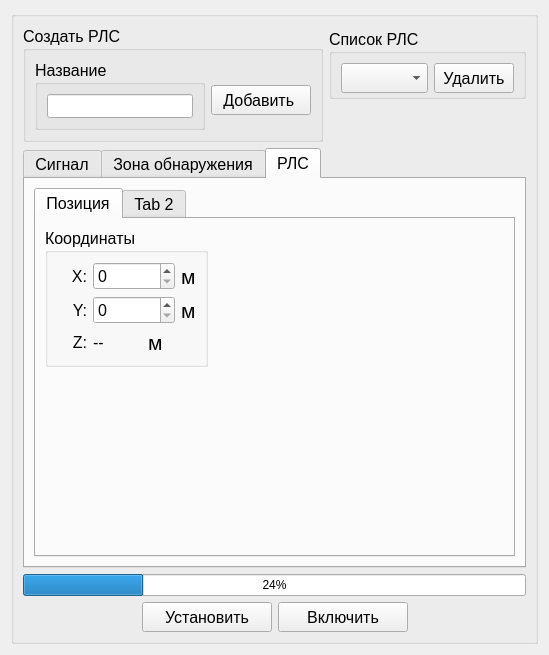
<?xml version="1.0" encoding="UTF-8"?>
<ui version="4.0">
 <class>optRLSwindow</class>
 <widget class="QWidget" name="optRLSwindow">
  <property name="geometry">
   <rect>
    <x>0</x>
    <y>0</y>
    <width>549</width>
    <height>636</height>
   </rect>
  </property>
  <property name="windowTitle">
   <string>Form</string>
  </property>
  <layout class="QHBoxLayout" name="horizontalLayout_19">
   <item>
    <widget class="QGroupBox" name="mainGroupBox">
     <property name="title">
      <string/>
     </property>
     <layout class="QVBoxLayout" name="verticalLayout_6">
      <item>
       <layout class="QHBoxLayout" name="horizontalLayout_10">
        <item>
         <widget class="QGroupBox" name="addRLSGroupBox">
          <property name="maximumSize">
           <size>
            <width>300</width>
            <height>999</height>
           </size>
          </property>
          <property name="font">
           <font>
            <pointsize>12</pointsize>
           </font>
          </property>
          <property name="title">
           <string>Создать РЛС</string>
          </property>
          <layout class="QHBoxLayout" name="horizontalLayout_7">
           <item>
            <layout class="QVBoxLayout" name="verticalLayout_16">
             <item>
              <widget class="QGroupBox" name="nameNewRLSGroupBox">
               <property name="maximumSize">
                <size>
                 <width>16777215</width>
                 <height>70</height>
                </size>
               </property>
               <property name="font">
                <font>
                 <pointsize>12</pointsize>
                </font>
               </property>
               <property name="title">
                <string>Название</string>
               </property>
               <layout class="QHBoxLayout" name="horizontalLayout_8">
                <item>
                 <widget class="QLineEdit" name="nameNewRLSLineEdit">
                  <property name="font">
                   <font>
                    <pointsize>12</pointsize>
                   </font>
                  </property>
                 </widget>
                </item>
               </layout>
              </widget>
             </item>
            </layout>
           </item>
           <item>
            <layout class="QVBoxLayout" name="verticalLayout_8">
             <item>
              <spacer name="verticalSpacer_3">
               <property name="orientation">
                <enum>Qt::Vertical</enum>
               </property>
               <property name="sizeType">
                <enum>QSizePolicy::Fixed</enum>
               </property>
               <property name="sizeHint" stdset="0">
                <size>
                 <width>20</width>
                 <height>10</height>
                </size>
               </property>
              </spacer>
             </item>
             <item>
              <widget class="QPushButton" name="createRLSButton">
               <property name="minimumSize">
                <size>
                 <width>100</width>
                 <height>30</height>
                </size>
               </property>
               <property name="maximumSize">
                <size>
                 <width>100</width>
                 <height>16777215</height>
                </size>
               </property>
               <property name="font">
                <font>
                 <pointsize>12</pointsize>
                </font>
               </property>
               <property name="text">
                <string>Добавить </string>
               </property>
              </widget>
             </item>
            </layout>
           </item>
          </layout>
         </widget>
        </item>
        <item>
         <layout class="QVBoxLayout" name="verticalLayout_7">
          <item>
           <widget class="QGroupBox" name="listRLSGroupBox">
            <property name="maximumSize">
             <size>
              <width>16777215</width>
              <height>70</height>
             </size>
            </property>
            <property name="font">
             <font>
              <pointsize>12</pointsize>
             </font>
            </property>
            <property name="title">
             <string>Список РЛС</string>
            </property>
            <layout class="QHBoxLayout" name="horizontalLayout_9">
             <item>
              <widget class="QComboBox" name="listRLSComboBox">
               <property name="minimumSize">
                <size>
                 <width>0</width>
                 <height>30</height>
                </size>
               </property>
               <property name="font">
                <font>
                 <pointsize>12</pointsize>
                </font>
               </property>
              </widget>
             </item>
             <item>
              <widget class="QPushButton" name="removeRLSButton">
               <property name="minimumSize">
                <size>
                 <width>80</width>
                 <height>30</height>
                </size>
               </property>
               <property name="maximumSize">
                <size>
                 <width>80</width>
                 <height>16777215</height>
                </size>
               </property>
               <property name="font">
                <font>
                 <pointsize>12</pointsize>
                </font>
               </property>
               <property name="text">
                <string>Удалить</string>
               </property>
              </widget>
             </item>
            </layout>
           </widget>
          </item>
          <item>
           <spacer name="verticalSpacer_5">
            <property name="orientation">
             <enum>Qt::Vertical</enum>
            </property>
            <property name="sizeType">
             <enum>QSizePolicy::Ignored</enum>
            </property>
            <property name="sizeHint" stdset="0">
             <size>
              <width>20</width>
              <height>40</height>
             </size>
            </property>
           </spacer>
          </item>
         </layout>
        </item>
       </layout>
      </item>
      <item>
       <widget class="QTabWidget" name="generateDVOptTabWidget">
        <property name="font">
         <font>
          <pointsize>12</pointsize>
         </font>
        </property>
        <property name="currentIndex">
         <number>2</number>
        </property>
        <widget class="QWidget" name="tab_3">
         <attribute name="title">
          <string>Сигнал</string>
         </attribute>
         <layout class="QVBoxLayout" name="verticalLayout_13">
          <item>
           <widget class="QGroupBox" name="optionsGroupBox">
            <property name="font">
             <font>
              <pointsize>12</pointsize>
             </font>
            </property>
            <property name="title">
             <string>Параметры</string>
            </property>
            <layout class="QVBoxLayout" name="verticalLayout_11">
             <item>
              <widget class="QTabWidget" name="tabWidget">
               <property name="font">
                <font>
                 <pointsize>11</pointsize>
                </font>
               </property>
               <property name="currentIndex">
                <number>0</number>
               </property>
               <widget class="QWidget" name="tab">
                <attribute name="title">
                 <string>Антены</string>
                </attribute>
                <layout class="QVBoxLayout" name="verticalLayout_9">
                 <item>
                  <layout class="QHBoxLayout" name="horizontalLayout_17">
                   <item>
                    <widget class="QGroupBox" name="RmaxGroupBox">
                     <property name="minimumSize">
                      <size>
                       <width>0</width>
                       <height>0</height>
                      </size>
                     </property>
                     <property name="font">
                      <font>
                       <pointsize>10</pointsize>
                      </font>
                     </property>
                     <property name="title">
                      <string>Rmax:</string>
                     </property>
                     <layout class="QHBoxLayout" name="horizontalLayout_5">
                      <item>
                       <widget class="QSpinBox" name="RmaxSpinBox">
                        <property name="font">
                         <font>
                          <pointsize>12</pointsize>
                         </font>
                        </property>
                        <property name="minimum">
                         <number>250</number>
                        </property>
                        <property name="maximum">
                         <number>10000</number>
                        </property>
                       </widget>
                      </item>
                     </layout>
                    </widget>
                   </item>
                   <item>
                    <spacer name="horizontalSpacer">
                     <property name="orientation">
                      <enum>Qt::Horizontal</enum>
                     </property>
                     <property name="sizeHint" stdset="0">
                      <size>
                       <width>150</width>
                       <height>20</height>
                      </size>
                     </property>
                    </spacer>
                   </item>
                  </layout>
                 </item>
                 <item>
                  <spacer name="verticalSpacer_7">
                   <property name="orientation">
                    <enum>Qt::Vertical</enum>
                   </property>
                   <property name="sizeHint" stdset="0">
                    <size>
                     <width>20</width>
                     <height>40</height>
                    </size>
                   </property>
                  </spacer>
                 </item>
                </layout>
               </widget>
               <widget class="QWidget" name="tab_2">
                <attribute name="title">
                 <string>Моделирования сигнала</string>
                </attribute>
                <layout class="QVBoxLayout" name="verticalLayout_12">
                 <item>
                  <widget class="QGroupBox" name="deltaZDGroupBox">
                   <property name="font">
                    <font>
                     <pointsize>12</pointsize>
                    </font>
                   </property>
                   <property name="title">
                    <string>Дискретность</string>
                   </property>
                   <layout class="QVBoxLayout" name="verticalLayout_15">
                    <item>
                     <widget class="QGroupBox" name="groupBox">
                      <property name="font">
                       <font>
                        <pointsize>12</pointsize>
                       </font>
                      </property>
                      <property name="title">
                       <string>Горизонтальные дискреты</string>
                      </property>
                      <layout class="QHBoxLayout" name="horizontalLayout_18">
                       <item>
                        <widget class="QSpinBox" name="countHorVecZDSpinBox">
                         <property name="maximumSize">
                          <size>
                           <width>200</width>
                           <height>16777215</height>
                          </size>
                         </property>
                         <property name="minimum">
                          <number>900</number>
                         </property>
                         <property name="maximum">
                          <number>4000</number>
                         </property>
                        </widget>
                       </item>
                       <item>
                        <spacer name="horizontalSpacer_6">
                         <property name="orientation">
                          <enum>Qt::Horizontal</enum>
                         </property>
                         <property name="sizeHint" stdset="0">
                          <size>
                           <width>40</width>
                           <height>20</height>
                          </size>
                         </property>
                        </spacer>
                       </item>
                      </layout>
                     </widget>
                    </item>
                    <item>
                     <widget class="QGroupBox" name="groupBox_2">
                      <property name="font">
                       <font>
                        <pointsize>12</pointsize>
                       </font>
                      </property>
                      <property name="title">
                       <string>Вертикальные дискреты</string>
                      </property>
                      <layout class="QHBoxLayout" name="horizontalLayout_12">
                       <item>
                        <widget class="QSpinBox" name="countPointsDVSpinBox">
                         <property name="maximumSize">
                          <size>
                           <width>200</width>
                           <height>16777215</height>
                          </size>
                         </property>
                         <property name="minimum">
                          <number>60</number>
                         </property>
                         <property name="maximum">
                          <number>600</number>
                         </property>
                        </widget>
                       </item>
                       <item>
                        <spacer name="horizontalSpacer_8">
                         <property name="orientation">
                          <enum>Qt::Horizontal</enum>
                         </property>
                         <property name="sizeHint" stdset="0">
                          <size>
                           <width>40</width>
                           <height>20</height>
                          </size>
                         </property>
                        </spacer>
                       </item>
                      </layout>
                     </widget>
                    </item>
                   </layout>
                  </widget>
                 </item>
                 <item>
                  <spacer name="verticalSpacer">
                   <property name="orientation">
                    <enum>Qt::Vertical</enum>
                   </property>
                   <property name="sizeType">
                    <enum>QSizePolicy::Expanding</enum>
                   </property>
                   <property name="sizeHint" stdset="0">
                    <size>
                     <width>20</width>
                     <height>40</height>
                    </size>
                   </property>
                  </spacer>
                 </item>
                </layout>
               </widget>
              </widget>
             </item>
             <item>
              <layout class="QHBoxLayout" name="horizontalLayout_4">
               <item>
                <layout class="QVBoxLayout" name="verticalLayout">
                 <item>
                  <widget class="QProgressBar" name="setOptRLSProgressBar">
                   <property name="value">
                    <number>24</number>
                   </property>
                  </widget>
                 </item>
                 <item>
                  <layout class="QHBoxLayout" name="horizontalLayout_2">
                   <item>
                    <spacer name="horizontalSpacer_5">
                     <property name="orientation">
                      <enum>Qt::Horizontal</enum>
                     </property>
                     <property name="sizeHint" stdset="0">
                      <size>
                       <width>40</width>
                       <height>20</height>
                      </size>
                     </property>
                    </spacer>
                   </item>
                   <item>
                    <layout class="QHBoxLayout" name="horizontalLayout_6">
                     <item>
                      <layout class="QVBoxLayout" name="verticalLayout_4">
                       <item>
                        <widget class="QPushButton" name="setOptZDvertButton">
                         <property name="minimumSize">
                          <size>
                           <width>90</width>
                           <height>30</height>
                          </size>
                         </property>
                         <property name="maximumSize">
                          <size>
                           <width>90</width>
                           <height>16777215</height>
                          </size>
                         </property>
                         <property name="font">
                          <font>
                           <pointsize>11</pointsize>
                          </font>
                         </property>
                         <property name="text">
                          <string>Применить</string>
                         </property>
                        </widget>
                       </item>
                       <item>
                        <spacer name="verticalSpacer_4">
                         <property name="orientation">
                          <enum>Qt::Vertical</enum>
                         </property>
                         <property name="sizeHint" stdset="0">
                          <size>
                           <width>20</width>
                           <height>40</height>
                          </size>
                         </property>
                        </spacer>
                       </item>
                      </layout>
                     </item>
                    </layout>
                   </item>
                  </layout>
                 </item>
                 <item>
                  <spacer name="verticalSpacer_8">
                   <property name="orientation">
                    <enum>Qt::Vertical</enum>
                   </property>
                   <property name="sizeHint" stdset="0">
                    <size>
                     <width>20</width>
                     <height>40</height>
                    </size>
                   </property>
                  </spacer>
                 </item>
                </layout>
               </item>
              </layout>
             </item>
            </layout>
           </widget>
          </item>
         </layout>
        </widget>
        <widget class="QWidget" name="tab_4">
         <attribute name="title">
          <string>Зона обнаружения</string>
         </attribute>
         <layout class="QVBoxLayout" name="verticalLayout_14">
          <item>
           <widget class="QGroupBox" name="ZDvertGroupBox">
            <property name="font">
             <font>
              <pointsize>12</pointsize>
             </font>
            </property>
            <property name="title">
             <string>Зона обнаружения в вертикальной плоскости</string>
            </property>
            <property name="alignment">
             <set>Qt::AlignCenter</set>
            </property>
            <layout class="QVBoxLayout" name="verticalLayout_3">
             <item>
              <widget class="QCustomPlot" name="graphicDVWidget" native="true">
               <property name="minimumSize">
                <size>
                 <width>400</width>
                 <height>230</height>
                </size>
               </property>
              </widget>
             </item>
            </layout>
           </widget>
          </item>
          <item>
           <widget class="QGroupBox" name="HRLSgroupBox">
            <property name="maximumSize">
             <size>
              <width>16777215</width>
              <height>100</height>
             </size>
            </property>
            <property name="font">
             <font>
              <pointsize>12</pointsize>
             </font>
            </property>
            <property name="title">
             <string>Срез высоты ЗО</string>
            </property>
            <layout class="QVBoxLayout" name="verticalLayout_5">
             <item>
              <layout class="QHBoxLayout" name="horizontalLayout_13">
               <item>
                <widget class="QSlider" name="hZDSlider">
                 <property name="orientation">
                  <enum>Qt::Horizontal</enum>
                 </property>
                </widget>
               </item>
               <item>
                <widget class="QSpinBox" name="hZDspinBox">
                 <property name="minimum">
                  <number>5</number>
                 </property>
                 <property name="maximum">
                  <number>10000</number>
                 </property>
                </widget>
               </item>
               <item>
                <widget class="QLabel" name="mLabel_4">
                 <property name="font">
                  <font>
                   <pointsize>16</pointsize>
                  </font>
                 </property>
                 <property name="text">
                  <string>м</string>
                 </property>
                </widget>
               </item>
               <item>
                <widget class="QLabel" name="colorHLabel">
                 <property name="minimumSize">
                  <size>
                   <width>40</width>
                   <height>30</height>
                  </size>
                 </property>
                 <property name="maximumSize">
                  <size>
                   <width>40</width>
                   <height>30</height>
                  </size>
                 </property>
                 <property name="text">
                  <string/>
                 </property>
                </widget>
               </item>
              </layout>
             </item>
            </layout>
           </widget>
          </item>
         </layout>
        </widget>
        <widget class="QWidget" name="tab_6">
         <attribute name="title">
          <string>РЛС</string>
         </attribute>
         <layout class="QVBoxLayout" name="verticalLayout_2">
          <item>
           <widget class="QTabWidget" name="rlsTabWidget">
            <property name="currentIndex">
             <number>0</number>
            </property>
            <widget class="QWidget" name="tab_5">
             <attribute name="title">
              <string>Позиция</string>
             </attribute>
             <layout class="QVBoxLayout" name="verticalLayout_17">
              <item>
               <layout class="QHBoxLayout" name="horizontalLayout_11">
                <item>
                 <widget class="QGroupBox" name="coordRLSgroupBox">
                  <property name="font">
                   <font>
                    <pointsize>12</pointsize>
                   </font>
                  </property>
                  <property name="title">
                   <string>Координаты</string>
                  </property>
                  <layout class="QVBoxLayout" name="verticalLayout_10">
                   <item>
                    <layout class="QHBoxLayout" name="horizontalLayout_15">
                     <item>
                      <widget class="QLabel" name="xRLSLabel">
                       <property name="minimumSize">
                        <size>
                         <width>30</width>
                         <height>0</height>
                        </size>
                       </property>
                       <property name="maximumSize">
                        <size>
                         <width>30</width>
                         <height>16777215</height>
                        </size>
                       </property>
                       <property name="font">
                        <font>
                         <pointsize>12</pointsize>
                        </font>
                       </property>
                       <property name="text">
                        <string>X:</string>
                       </property>
                       <property name="alignment">
                        <set>Qt::AlignRight|Qt::AlignTrailing|Qt::AlignVCenter</set>
                       </property>
                      </widget>
                     </item>
                     <item>
                      <widget class="QSpinBox" name="xRLSspinBox">
                       <property name="minimumSize">
                        <size>
                         <width>50</width>
                         <height>0</height>
                        </size>
                       </property>
                       <property name="maximumSize">
                        <size>
                         <width>400</width>
                         <height>16777215</height>
                        </size>
                       </property>
                       <property name="maximum">
                        <number>999999999</number>
                       </property>
                      </widget>
                     </item>
                     <item>
                      <widget class="QLabel" name="mLabel_2">
                       <property name="font">
                        <font>
                         <pointsize>16</pointsize>
                        </font>
                       </property>
                       <property name="text">
                        <string>м</string>
                       </property>
                      </widget>
                     </item>
                    </layout>
                   </item>
                   <item>
                    <layout class="QHBoxLayout" name="horizontalLayout_14">
                     <item>
                      <widget class="QLabel" name="yRLSLabel">
                       <property name="minimumSize">
                        <size>
                         <width>30</width>
                         <height>0</height>
                        </size>
                       </property>
                       <property name="maximumSize">
                        <size>
                         <width>30</width>
                         <height>16777215</height>
                        </size>
                       </property>
                       <property name="font">
                        <font>
                         <pointsize>12</pointsize>
                        </font>
                       </property>
                       <property name="text">
                        <string>Y:</string>
                       </property>
                       <property name="alignment">
                        <set>Qt::AlignRight|Qt::AlignTrailing|Qt::AlignVCenter</set>
                       </property>
                      </widget>
                     </item>
                     <item>
                      <widget class="QSpinBox" name="yRLSspinBox">
                       <property name="minimumSize">
                        <size>
                         <width>50</width>
                         <height>0</height>
                        </size>
                       </property>
                       <property name="maximumSize">
                        <size>
                         <width>400</width>
                         <height>16777215</height>
                        </size>
                       </property>
                       <property name="maximum">
                        <number>999999999</number>
                       </property>
                      </widget>
                     </item>
                     <item>
                      <widget class="QLabel" name="mLabel_3">
                       <property name="font">
                        <font>
                         <pointsize>16</pointsize>
                        </font>
                       </property>
                       <property name="text">
                        <string>м</string>
                       </property>
                      </widget>
                     </item>
                    </layout>
                   </item>
                   <item>
                    <layout class="QHBoxLayout" name="horizontalLayout_21">
                     <item>
                      <widget class="QLabel" name="zRLSLabel">
                       <property name="maximumSize">
                        <size>
                         <width>30</width>
                         <height>16777215</height>
                        </size>
                       </property>
                       <property name="font">
                        <font>
                         <pointsize>12</pointsize>
                        </font>
                       </property>
                       <property name="text">
                        <string>Z:</string>
                       </property>
                       <property name="alignment">
                        <set>Qt::AlignRight|Qt::AlignTrailing|Qt::AlignVCenter</set>
                       </property>
                      </widget>
                     </item>
                     <item>
                      <widget class="QLabel" name="zValueRLSLabel">
                       <property name="text">
                        <string>--</string>
                       </property>
                      </widget>
                     </item>
                     <item>
                      <widget class="QLabel" name="mLabel_6">
                       <property name="font">
                        <font>
                         <pointsize>16</pointsize>
                        </font>
                       </property>
                       <property name="text">
                        <string>м</string>
                       </property>
                      </widget>
                     </item>
                    </layout>
                   </item>
                  </layout>
                 </widget>
                </item>
                <item>
                 <spacer name="horizontalSpacer_2">
                  <property name="orientation">
                   <enum>Qt::Horizontal</enum>
                  </property>
                  <property name="sizeHint" stdset="0">
                   <size>
                    <width>40</width>
                    <height>20</height>
                   </size>
                  </property>
                 </spacer>
                </item>
               </layout>
              </item>
              <item>
               <spacer name="verticalSpacer_2">
                <property name="orientation">
                 <enum>Qt::Vertical</enum>
                </property>
                <property name="sizeHint" stdset="0">
                 <size>
                  <width>198</width>
                  <height>222</height>
                 </size>
                </property>
               </spacer>
              </item>
             </layout>
            </widget>
            <widget class="QWidget" name="tab_7">
             <attribute name="title">
              <string>Tab 2</string>
             </attribute>
            </widget>
           </widget>
          </item>
         </layout>
        </widget>
       </widget>
      </item>
      <item>
       <widget class="QProgressBar" name="setRLSprogressBar">
        <property name="value">
         <number>24</number>
        </property>
       </widget>
      </item>
      <item>
       <layout class="QHBoxLayout" name="horizontalLayout_16">
        <item>
         <spacer name="horizontalSpacer_7">
          <property name="orientation">
           <enum>Qt::Horizontal</enum>
          </property>
          <property name="sizeHint" stdset="0">
           <size>
            <width>40</width>
            <height>20</height>
           </size>
          </property>
         </spacer>
        </item>
        <item>
         <widget class="QPushButton" name="setCoordRLSpushButton">
          <property name="minimumSize">
           <size>
            <width>130</width>
            <height>30</height>
           </size>
          </property>
          <property name="font">
           <font>
            <pointsize>12</pointsize>
           </font>
          </property>
          <property name="text">
           <string>Установить</string>
          </property>
         </widget>
        </item>
        <item>
         <widget class="QPushButton" name="on_off_RLS_Button">
          <property name="minimumSize">
           <size>
            <width>130</width>
            <height>30</height>
           </size>
          </property>
          <property name="font">
           <font>
            <pointsize>12</pointsize>
           </font>
          </property>
          <property name="text">
           <string>Включить</string>
          </property>
         </widget>
        </item>
        <item>
         <spacer name="horizontalSpacer_15">
          <property name="orientation">
           <enum>Qt::Horizontal</enum>
          </property>
          <property name="sizeHint" stdset="0">
           <size>
            <width>40</width>
            <height>20</height>
           </size>
          </property>
         </spacer>
        </item>
       </layout>
      </item>
     </layout>
    </widget>
   </item>
  </layout>
 </widget>
 <customwidgets>
  <customwidget>
   <class>QCustomPlot</class>
   <extends>QWidget</extends>
   <header location="global">qcustomplot.h</header>
   <container>1</container>
  </customwidget>
 </customwidgets>
 <resources/>
 <connections/>
</ui>
